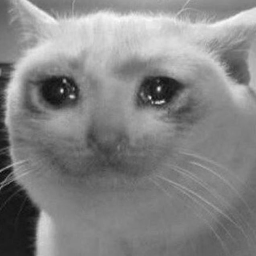
#> input picture black version/rawdata/cat.png, 256 x 256 px
$ jupyter execute 'visual crypotography.ipynb'
#> lines starting #> are read from the running program, lines starting #| are printed output that depends on the picture
[cell 1]
import cv2
import numpy as np
import random

[cell 2]
raw_cat = cv2.imread("./rawdata/cat.png", 0)
#> raw_cat is the input picture: shape (256, 256); min 8, max 250, mean 132.5
raw_dog = cv2.imread("./rawdata/dog.png", 0)
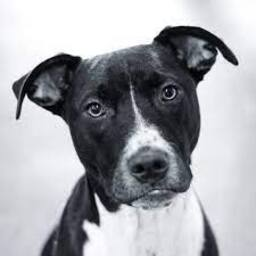
#> input picture black version/rawdata/dog.png, 256 x 256 px
#> raw_dog: shape (256, 256); min 0, max 255, mean 166.1

### ERROR DIFFUSION

[cell 3]
def error_dissusion(img):
    mask = 1/48 * np.array([[0,0,0,7,5],[3,5,7,5,3],[1,3,5,3,1]])
    row_num, col_num = img.shape
#> row_num = 256; col_num = 256
    w = (mask.shape[1]-1)//2
    result = img.copy().astype(float)
    for i in range(0, row_num-w):
        for j in range(w, col_num-w):
            value = result[i, j]
            result[i, j] = 255 if value > 127.5 else 0
            error = value - result[i, j]
            result[i:i+w+1, j-w:j+w+1] += error*mask
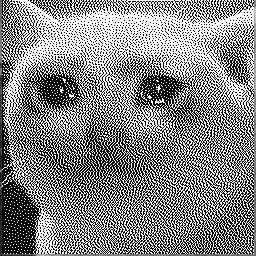
#> result: shape (256, 256) float64; min 0, max 255, mean 132.5
    return result

[cell 4]
cat_ED = error_dissusion(raw_cat)
dog_ED = error_dissusion(raw_dog)
#> after the loop in error_dissusion (call 2), `for i in range(0, row_num-w):`:
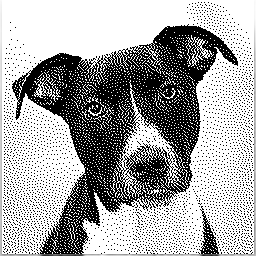
#> result: shape (256, 256) float64; min 0, max 255, mean 166.1
cv2.imwrite("./output/cat_ED.png", cat_ED)
cv2.imwrite("./output/dog_ED.png", dog_ED)
#> Out = True

### VISUAL CRYPOTOGRAPHY

[cell 5]
# 1是黑 0是白
pattern1 = np.array([[0,0],[1,1]])
pattern2 = np.array([[1,1],[0,0]])
pattern3 = np.array([[0,1],[0,1]])
pattern4 = np.array([[1,0],[1,0]])
pattern5 = np.array([[0,1],[1,0]])
pattern6 = np.array([[1,0],[0,1]])
patterns = [pattern1, pattern2, pattern3, pattern4, pattern5, pattern6]

[cell 6]
def visual_cryptography2x2(img, patterns=patterns):
    share1 = np.zeros((img.shape[0]*2, img.shape[1]*2))
    share2 = np.zeros((img.shape[0]*2, img.shape[1]*2))
    for i in range(img.shape[0]):
        for j in range(img.shape[1]):
            x = random.randint(0, 5)
            if img[i,j] == 0: #若原始pixel為黑色
                if(x % 2 == 1): # 1, 3, 5
                    share1[i*2:i*2+2, j*2:j*2+2] = patterns[x]
                    share2[i*2:i*2+2, j*2:j*2+2] = patterns[x-1]
                else: # 0, 2, 4
                    share1[i*2:i*2+2, j*2:j*2+2] = patterns[x]
                    share2[i*2:i*2+2, j*2:j*2+2] = patterns[x+1]
            elif img[i,j] == 255: #若原始pixel為白色
                share1[i*2:i*2+2, j*2:j*2+2] = patterns[x]
                share2[i*2:i*2+2, j*2:j*2+2] = patterns[x]
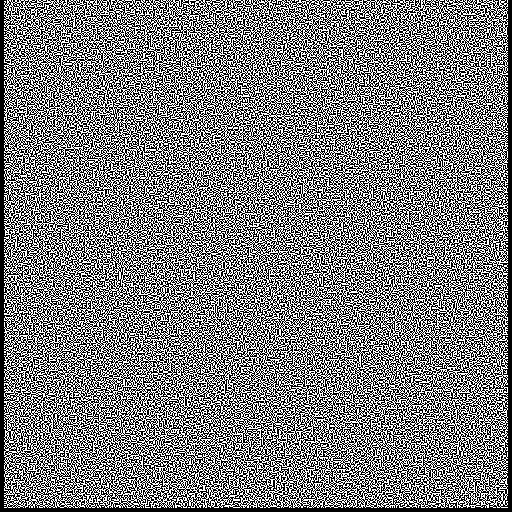
#> share1: shape (512, 512) float64; values 0 (black) and 1 (white), 48.8% white in thin lines or dots
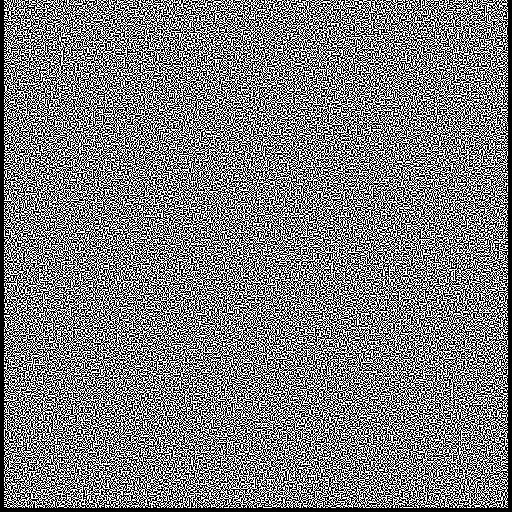
#> share2: shape (512, 512) float64; values 0 (black) and 1 (white), 48.8% white in thin lines or dots
    result = np.logical_or(share1.astype(bool), share2.astype(bool)).astype(int)
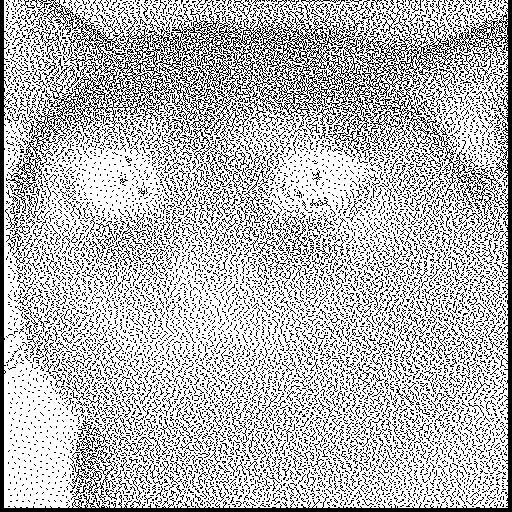
#> result: shape (512, 512) int64; values 0 (black) and 1 (white), 72.2% white; black in thin lines or dots
    result[result==0]=255
#> result: shape (512, 512) int64; values 1 (black) and 255 (white), 27.8% white in thin lines or dots
    result[result==1]=0
#> result: shape (512, 512) int64; 27.8% white in thin lines or dots
    share1[share1==0]=255
#> share1: shape (512, 512) float64; values 1 (black) and 255 (white), 51.2% white; black in thin lines or dots
    share1[share1==1]=0
#> share1: shape (512, 512) float64; 51.2% white; black in thin lines or dots
    share2[share2==0]=255
    share2[share2==1]=0
#> share2: shape (512, 512) float64; 51.2% white; black in thin lines or dots
    return share1, share2, result

[cell 7]
share1, share2, cat_VC = visual_cryptography2x2(cat_ED)
cv2.imwrite("./output/cat_VC.png", cat_VC)
cv2.imwrite("./output/share1.png", share1)
cv2.imwrite("./output/share2.png", share2)
#> Out = True

### Inverse

[cell 8]
def pattern_type(matrix, patterns=patterns):
    for i in range(len(patterns)):
        if (patterns[i]==matrix).all():
            return i
    return random.randint(0, 5)

[cell 9]
def Inverse(img, key, patterns=patterns):
    share3 = np.zeros((key.shape[0], key.shape[1]))
    key = key.astype(int)
#> key: shape (512, 512) int64; 51.2% white; black in thin lines or dots
    key[key==0]=1
    key[key==255]=0
    for i in range(img.shape[0]):
        for j in range(img.shape[1]):
            x = pattern_type(key[i*2:i*2+2, j*2:j*2+2])
            if img[i,j] == 0: #若原始pixel為黑色
                if(x % 2 == 1): # 1, 3, 5
                    share3[i*2:i*2+2, j*2:j*2+2] = patterns[x-1]
                else: # 0, 2, 4
                    share3[i*2:i*2+2, j*2:j*2+2] = patterns[x+1]
            elif img[i,j] == 255: #若原始pixel為白色
                share3[i*2:i*2+2, j*2:j*2+2] = patterns[x]
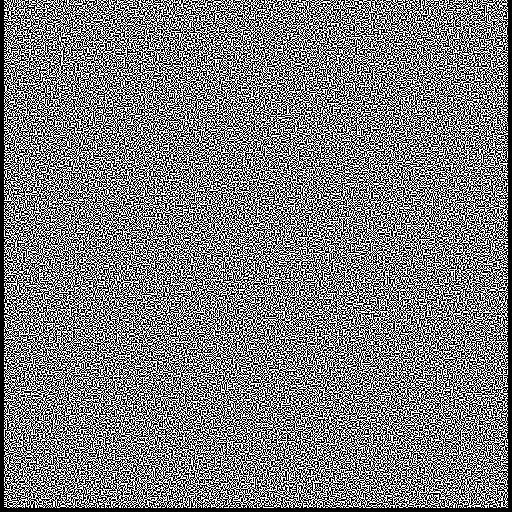
#> share3: shape (512, 512) float64; values 0 (black) and 1 (white), 48.8% white in thin lines or dots
    result = np.logical_or(key.astype(bool), share3.astype(bool)).astype(int)
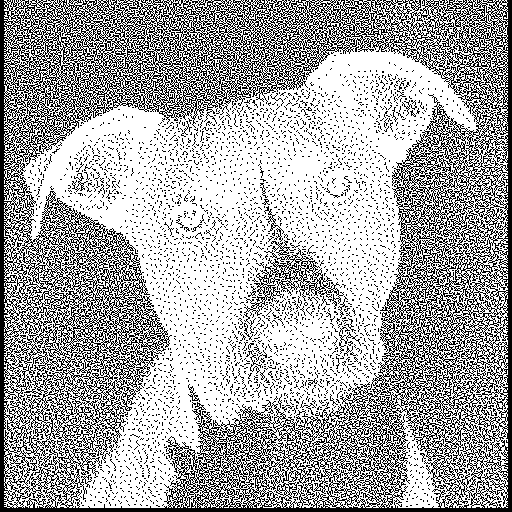
#> result: shape (512, 512) int64; values 0 (black) and 1 (white), 65.9% white; black in thin lines or dots
    result[result==0]=255
#> result: shape (512, 512) int64; values 1 (black) and 255 (white), 34.1% white in thin lines or dots
    result[result==1]=0
#> result: shape (512, 512) int64; 34.1% white in thin lines or dots
    share3[share2==0]=255
    share3[share2==1]=0
#     share3[:,:4] = 255
#     share3[:,508:] = 255
#     share3[508:,:] = 255
    return share3, result

[cell 10]
share3, dog_VC = Inverse(dog_ED, share2)
cv2.imwrite("./output/share3.png", share3)
cv2.imwrite("./output/dog_VC.png", dog_VC)
#> Out = True
